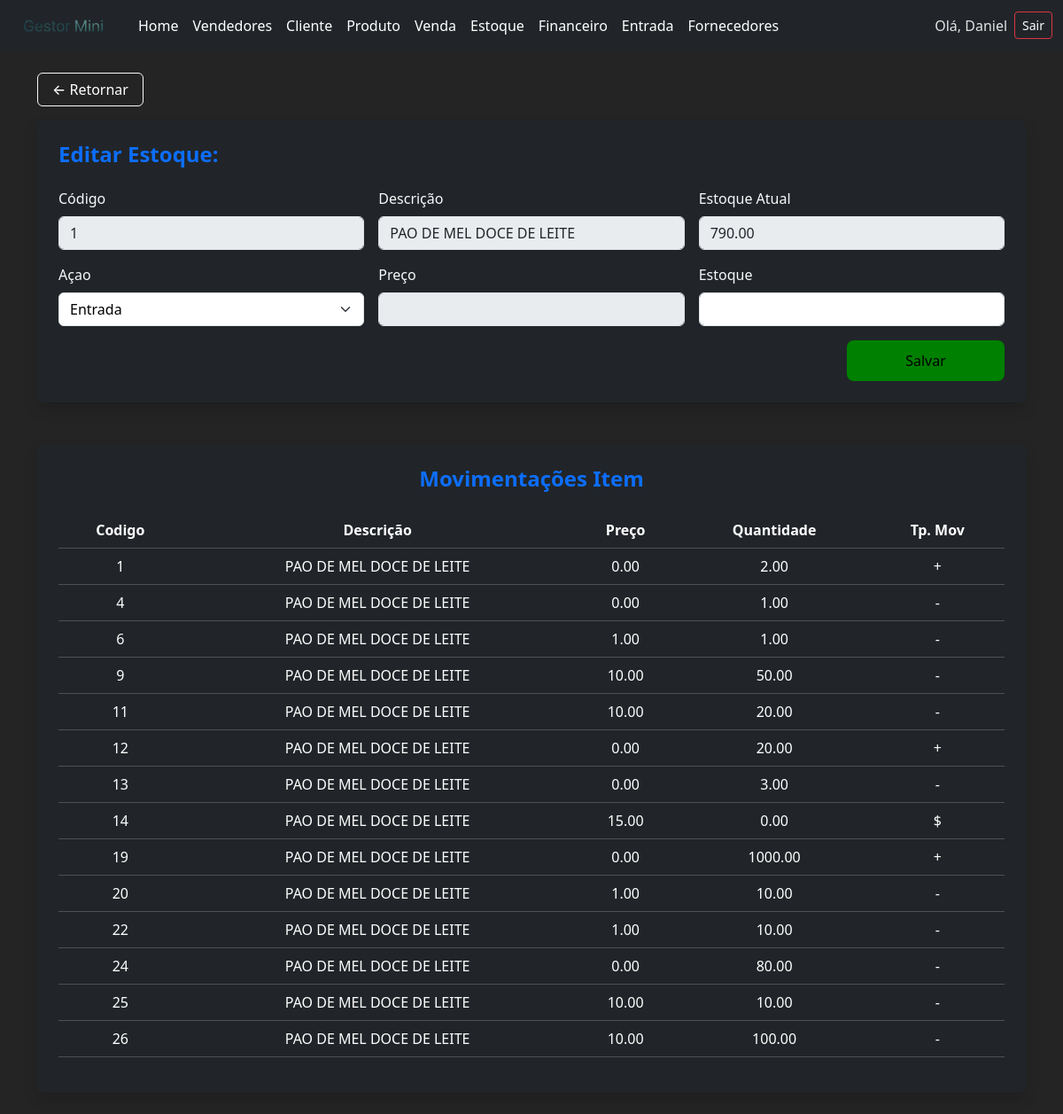
The page /produtos/1/ajuste/ (signed in) on the database its author committed.
### core/models.py (models this page shows, shortened)
class Produto(models.Model):
    codigo = models.IntegerField()
    descricao = models.CharField(max_length=100)
    preco = models.DecimalField(max_digits=10,decimal_places=2)
    unidade = models.CharField(max_length=2,default="UN")
    quantidadeestoque = models.DecimalField(max_digits=10,decimal_places=2,default=0)

class MovimentoItem(models.Model):
    MOVIMENTO_CHOICES = [
        ('+','ENTRADA'),
        ('-','SAIDA'),
        ('$','CUSTO')
    ]
    tipomovimento = models.CharField(max_length=1,choices=MOVIMENTO_CHOICES)
    produto = models.ForeignKey(Produto,on_delete=models.CASCADE)
    qtdmovimento = models.DecimalField(max_digits=8,decimal_places=2,default=0)
    preco = models.DecimalField(max_digits=8,decimal_places=2,default=0)

### core/views.py (the view, shortened to what this page needs)
# urls.py: path('produtos/<int:id>/ajuste/',views.ajustar_estoque,name='ajustarestoque'),
@login_required
def ajustar_estoque(request,id):
    erro  = None
    quantidademov = 0
    preco_unitario = 0
    prod = Produto.objects.get(id=id)
    preco = request.POST.get("precoalt")
    quantidadeestoque = request.POST.get("estoquealt")
    tipomov = request.POST.get("tipomov")
    if quantidadeestoque is not None:
        quantidademov = int(quantidadeestoque)
    if preco is not None:
        preco_unitario = int(preco)
    return render(request,'edicao/editarestoque.html',{
        'prod':prod,
        'erro':erro,
        'mvto':MovimentoItem.objects.filter(produto_id=id)})

### core/templates/edicao/editarestoque.html (shortened to what this page needs)
<!DOCTYPE html>
<html lang="en">
<head>
    {% load static %}
    <link rel="stylesheet" href="{% static 'produtos.css' %}">
</head>
<body>
    {% include 'components/navbar.html' %}
    <div class="container py-4">
        <div class="mb-3">
            <a href="{% url 'produtos' %}" class="btn btn-outline-light px-3">
                ← Retornar
            </a>
        </div>
        <div class="bg-dark text-light rounded shadow p-4 mb-5">
            <h4 class="fw-bold text-primary mb-4">Editar Estoque:</h4>
            <form method="post">
                <div class="row g-3">
                    <div class="col-md-4 ">
                        <label class="form-label">Código</label>
                        <input type="number" name="codigo" value="{{prod.codigo}}" class="form-control disabled"
                            disabled>
                    </div>
                    <div class="col-md-4">
                        <label class="form-label">Descrição</label>
                        <input type="text" name="descricao" value="{{prod.descricao}}" class="form-control disabled"
                            disabled>
                    </div>
                    <div class="col-md-4">
                        <label class="form-label">Estoque Atual</label>
                        <input type="text" value="{{prod.quantidadeestoque}}" class="form-control disabled" disabled>
                    </div>
                    <div class="col-md-4  ">
                        <label class="form-label">Açao</label>
                        <select name="tipomov" id="tipo_mov" class="form-select" required>
                            <option value="1">Entrada</option>
                        </select>
                    </div>
                    <div class="col-md-4 mt-3">
                        <label class="form-label">Preço</label>
                        <input id="inputpreco" type="text" name="precoalt" class="form-control" disabled>
                    </div>
                    <div class="col-md-4 mt-3">
                        <label class="form-label">Estoque</label>
                        <input id="inputestoque" type="text" name="estoquealt" class="form-control">
                    </div>
                    <div class="flex text-end">
                        <button class="checkbutton col-md-2 align-end" type="submit">Salvar</button>
                    </div>
                </div>
            </form>
        </div>
        <div class="bg-dark text-light rounded shadow p-4">
            <h4 class="fw-bold text-primary text-center mb-4">Movimentações Item</h4>
            <table class="table table-dark table-hover align-middle">
                <thead>
                    <tr>
                        <th class="text-center">Codigo</th>
                        <th class="text-center">Descrição</th>
                        <th class="text-center">Preço</th>
                        <th class="text-center">Quantidade</th>
                        <th class="text-center">Tp. Mov</th>
                    </tr>
                </thead>
                <tbody>
                    {% for mv in mvto%}
                    <tr>
                        <td class="text-center">{{ mv.id }}</td>
                        <td class="text-center">{{ mv.produto.descricao }}</td>
                        <td class="text-center">{{ mv.preco }}</td>
                        <td class="text-center">{{ mv.qtdmovimento }}</td>
                        <td class="text-center"> {{ mv.tipomovimento }} </td>
                    </tr>
                    {% endfor %}
                </tbody>
            </table>
        </div>
    </div>
</body>
</html>

### core/templates/components/navbar.html (shortened to what this page needs)
<!DOCTYPE html>
<html lang="en">
<head>
    <link href="https://cdn.jsdelivr.net/npm/bootstrap@5.3.3/dist/css/bootstrap.min.css" rel="stylesheet">
    {% load static %}
    <link rel="stylesheet" href="{% static 'style.css'%}">
</head>
<body>
    <nav class="navbar navbar-expand-lg navbar-dark bg-dark">
  <div class="container-fluid">
    <a class="navbar-brand" href="{% url 'home' %}"><img class="img" src="{% static 'images/fraselogo.png' %}" alt=""></a>
    <div class="collapse navbar-collapse" id="navbarMenu">
      <ul class="navbar-nav me-auto mb-2 mb-lg-0">
        <li class="nav-item">
          <a class="nav-link active" href="{% url 'home' %}">Home</a>
        </li>
        <li class="nav-item">
          <a class="nav-link" href="{%url 'vendedores' %}">Vendedores</a>
        </li>
        <li class="nav-item">
          <a class="nav-link" href="{% url 'clientes' %}">Cliente</a>
        </li>
        <li class="nav-item">
          <a class="nav-link" href="{% url 'produtos' %}">Produto</a>
        </li>
        <li class="nav-item">
          <a class="nav-link" href="{% url 'vendas' %}">Venda</a>
        </li>
        <li class="nav-item">
          <a class="nav-link" href="{% url 'estoque' %}">Estoque</a>
        </li>
        <li class="nav-item">
          <a class="nav-link" href="{% url 'duplicatas' %}">Financeiro</a>
        </li>
        <li>
          <a class="nav-link" href="{% url 'entradas' %}">Entrada</a>
        </li>
        <li>
          <a class="nav-link" href="{% url 'fornecedores' %}">Fornecedores</a>
        </li>
      </ul>
      {% if user.is_authenticated %}
      <div class="d-flex align-items-center ms-auto mb-2 mb-lg-0">
          <small class="me-2 nav-link">Olá, {{ user.username }}</small>
          <a href="{% url 'logout' %}" class="btn btn-outline-danger btn-sm">Sair</a>
      </div>
      {% else %}
      <div class="d-flex">
        <a href="/login" class="btn btn-outline-light">Login</a>
      </div>
      {% endif %}
    </div>
  </div>
</nav>
</body>
</html>

### static/produtos.css (style rules this page uses)
* { margin: 0; padding: 0; box-sizing: border-box; }
:root { font-family: Inter, system-ui, Avenir, Helvetica, Arial, sans-serif; line-height: 1.5; font-weight: 400; color-scheme: light dark; color: rgba(255, 255, 255, 0.87) !important; background-color: #242424; -webkit-font-smoothing: antialiased; -moz-osx-font-smoothing: grayscale; }
body { color: rgba(255, 255, 255, 0.87) !important; background-color: #242424 !important ; }
a { font-weight: 500 !important; color: #ffffff !important; text-decoration: inherit !important; }
.checkbutton { background-color: green; border-radius: 8px; border: 1px solid transparent; padding: 0.6em 1.2em; font-size: 1em; font-weight: 500; cursor: pointer; transition: 0.25s ease; }
select, select option { background-color: #ffffff !important; color: rgb(0, 0, 0) !important; position: relative; z-index: 9999; color: black !important; }

### static/style.css (style rules this page uses)
.img { width: 120px; height: 30px; }

### rows shown on the page
Produto: codigo "1", descricao "PAO DE MEL DOCE DE LEITE", quantidadeestoque "790.00"
MovimentoItem: id "1", produto.descricao "PAO DE MEL DOCE DE LEITE", preco "0.00", qtdmovimento "2.00", tipomovimento "+"
MovimentoItem: id "4", produto.descricao "PAO DE MEL DOCE DE LEITE", preco "0.00", qtdmovimento "1.00", tipomovimento "-"
MovimentoItem: id "6", produto.descricao "PAO DE MEL DOCE DE LEITE", preco "1.00", qtdmovimento "1.00", tipomovimento "-"
MovimentoItem: id "9", produto.descricao "PAO DE MEL DOCE DE LEITE", preco "10.00", qtdmovimento "50.00", tipomovimento "-"
MovimentoItem: id "11", produto.descricao "PAO DE MEL DOCE DE LEITE", preco "10.00", qtdmovimento "20.00", tipomovimento "-"
MovimentoItem: id "12", produto.descricao "PAO DE MEL DOCE DE LEITE", preco "0.00", qtdmovimento "20.00", tipomovimento "+"
MovimentoItem: id "13", produto.descricao "PAO DE MEL DOCE DE LEITE", preco "0.00", qtdmovimento "3.00", tipomovimento "-"
MovimentoItem: id "14", produto.descricao "PAO DE MEL DOCE DE LEITE", preco "15.00", qtdmovimento "0.00", tipomovimento "$"
MovimentoItem: id "19", produto.descricao "PAO DE MEL DOCE DE LEITE", preco "0.00", qtdmovimento "1000.00", tipomovimento "+"
MovimentoItem: id "20", produto.descricao "PAO DE MEL DOCE DE LEITE", preco "1.00", qtdmovimento "10.00", tipomovimento "-"
MovimentoItem: id "22", produto.descricao "PAO DE MEL DOCE DE LEITE", preco "1.00", qtdmovimento "10.00", tipomovimento "-"
MovimentoItem: id "24", produto.descricao "PAO DE MEL DOCE DE LEITE", preco "0.00", qtdmovimento "80.00", tipomovimento "-"
MovimentoItem: id "25", produto.descricao "PAO DE MEL DOCE DE LEITE", preco "10.00", qtdmovimento "10.00", tipomovimento "-"
MovimentoItem: id "26", produto.descricao "PAO DE MEL DOCE DE LEITE", preco "10.00", qtdmovimento "100.00", tipomovimento "-"

### other values the page prints
{{ user.username }} "Daniel"
